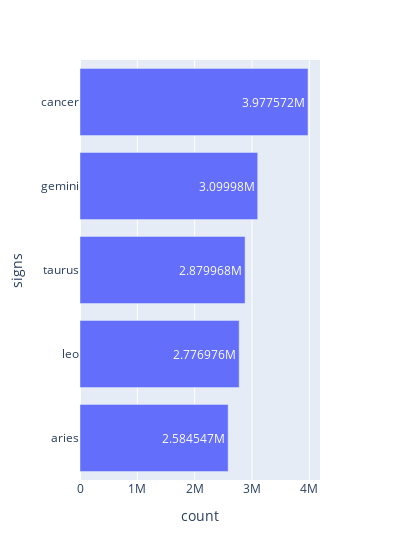

Write notebook code for a chart like this one.
### Code cell
fig = px.bar(bintang_size.head(5).sort_values('count'), y='signs', x='count',width=400,text_auto=True, title='')
fig.show()

### Figure 1 — Plotly figure (JSON) as saved in the notebook; plotly's stock layout.template omitted (floating-point values rounded to 4 significant figures)
{"data": [{"alignmentgroup": "True", "hovertemplate": "count=%{x}<br>signs=%{y}<extra></extra>", "legendgroup": "", "marker": {"color": "#636efa", "pattern": {"shape": ""}}, "name": "", "offsetgroup": "", "orientation": "h", "showlegend": false, "textposition": "auto", "texttemplate": "%{x}", "type": "bar", "x": [2584547, 2776976, 2879968, 3099980, 3977572], "xaxis": "x", "y": ["aries", "leo", "taurus", "gemini", "cancer"], "yaxis": "y"}], "layout": {"barmode": "relative", "legend": {"tracegroupgap": 0}, "margin": {"t": 60}, "width": 400, "xaxis": {"anchor": "y", "domain": [0, 1], "title": {"text": "count"}}, "yaxis": {"anchor": "x", "domain": [0, 1], "title": {"text": "signs"}}}}
